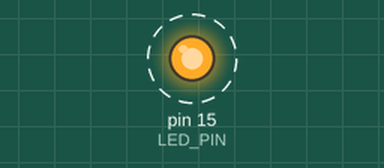
Simulated run of this sketch. Board: Arduino Uno, built with avr-gcc and run on an emulated ATmega328P. Parts: output pins drawn as LEDs (lit = HIGH). Dashed ring = blinking. What the sketch prints to the serial monitor is not drawn.

Above: at 0.5 s.
Timing chart, 0 to 4.6 s (numbered marks = the images above):
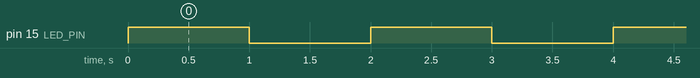

The sketch:

1_lesson.ino
```cpp
#define LED_PIN 15
#define BUTTON_PIN 0

void setup() {
  pinMode(LED_PIN, OUTPUT);
  pinMode(BUTTON_PIN, INPUT_PULLUP);
  Serial.begin(115200);
}

void loop() {
  Serial.println("Привет, мир!");
  digitalWrite(LED_PIN, HIGH);
  delay(1000);
  digitalWrite(LED_PIN, LOW);
  delay(1000);
  if (digitalRead(BUTTON_PIN)) {
    Serial.println("Кнопка не нажата!");
  } else {
    Serial.println("Кнопка нажата.");
  }
}
```

Measured:
- by itself, pin 15 (LED_PIN): alternates HIGH for 1.0 s and LOW for 1.0 s
